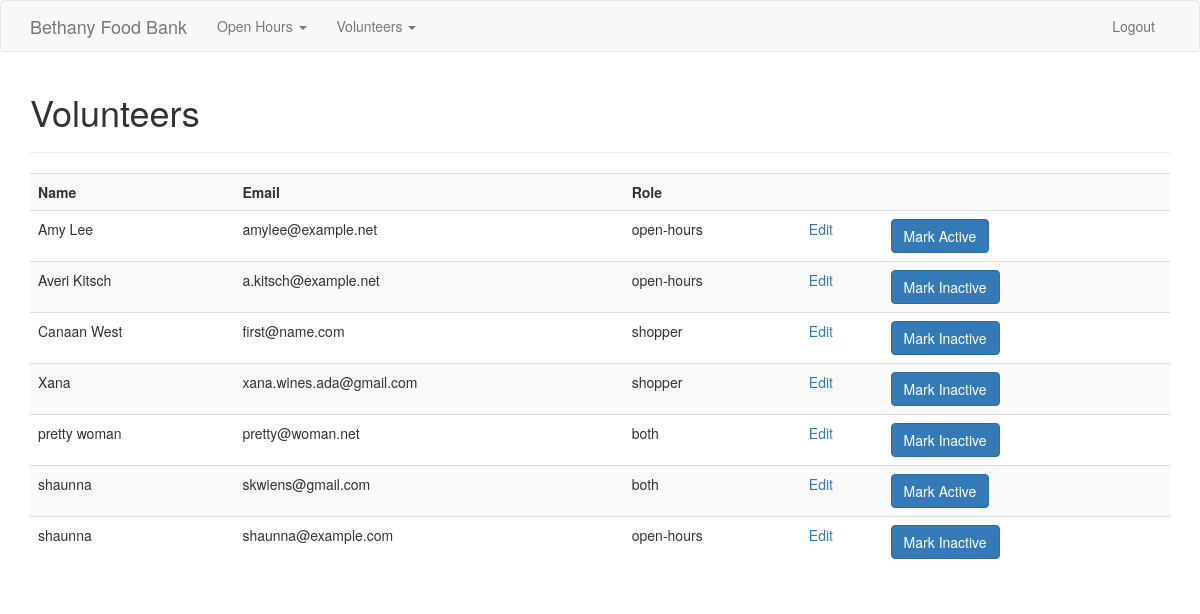
The app's page /volunteers/ (signed in), older data.
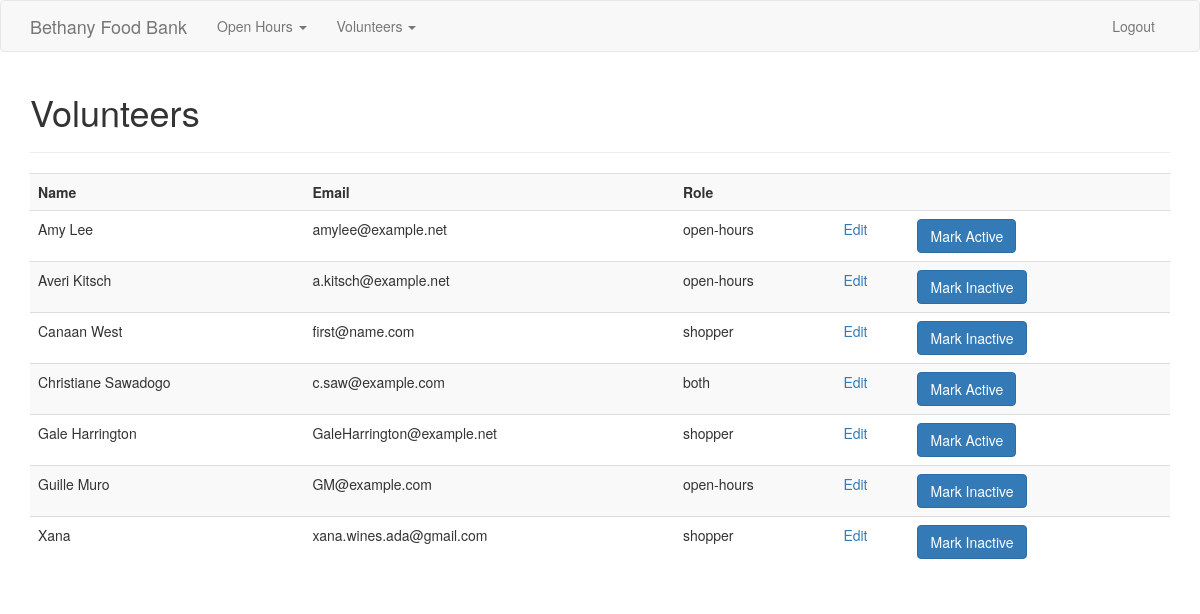
The same page, newer data.
### app/models.py (models this page shows, shortened)
class Volunteer(db.Model):
    id = db.Column(db.Integer(), primary_key=True)
    name = db.Column(db.String(100), unique=True)
    role = db.Column(db.String(50))
    email = db.Column(db.String(255), nullable=False)
    active = db.Column(db.Boolean)
    openhours = db.relationship('Openhour', secondary=openhour_volunteers, backref='ohvolunteers', lazy='subquery')
    openhour_shoppers = db.relationship('Openhour', secondary=openhour_shoppers, backref='ohshoppers', lazy='subquery')
    notes = db.relationship('Note', backref='openhour', lazy=True)

### app/volunteers/views.py (the view)
@volunteers_blueprint.route('/', methods=['GET', 'POST'])
@admin_logged_in
def index():
    if request.method == 'POST':
        volid = request.form['id']
        volunteer = Volunteer.query.get(volid)
        if request.form['submit'] == 'Mark Active':
            volunteer.active = True
            flash('Volunteer %s status changed to Active' % volunteer.name, 'success')
        elif request.form['submit'] == 'Mark Inactive':
            volunteer.active = False
            flash('Status of %s changed to Inactive' % volunteer.name, 'success')
        db.session.commit()
        return redirect(url_for('volunteers.index'))
    elif request.method == 'GET':
        volunteers = Volunteer.query.order_by(Volunteer.name.asc()).all()
        if volunteers:
            return render_template('volunteers.html', volunteers=volunteers)
        else:
            msg = 'No Volunteers Found'
            return render_template('volunteers.html', msg=msg)

### app/login_helpers.py (called while the page is built)
def admin_logged_in(f):
    @wraps(f)
    def wrap(*args, **kwargs):
        if 'user' in session and session['user']=='admin':
            return f(*args, **kwargs)
        else:
            flash('You must have admin privileges to complete this action', 'danger')
            return redirect(url_for('index'))
    return wrap

### app/volunteers/templates/volunteers.html (shortened to what this page needs)
{% extends 'layout.html' %}
{% block body %}
  <h1>Volunteers</h1>
  <hr>
  <table class="table table-striped">
    <tr>
      <th>Name</th>
      <th>Email</th>
      <th>Role</th>
      <th></th>
      <th></th>
      <th></th>
    </tr>
    {% for volunteer in volunteers %}
      <tr>
        <td>{{ volunteer.name }}</td>
        <td>{{ volunteer.email }}</td>
        <td>{{ volunteer.role }}</td>
        <td><a href="{{volunteer.id}}/edit">Edit</a></td>
        <td>
          <form action="" method="POST">
            {% if volunteer.active == True %}
              <input class="btn btn-primary" type="submit" name="submit" value="Mark Inactive" data={{volunteer.id}}/>
            {% else %}
              <input class="btn btn-primary" type="submit" name="submit" value="Mark Active" data={{volunteer.id}}/>
            {% endif %}
          </form>
        </td>
        <td></td>
      </tr>
    {% endfor %}
  </table>
{% endblock %}

### app/templates/layout.html (shortened to what this page needs)
<!DOCTYPE html>
<html>
  <head>
    <link rel="stylesheet" href="https://maxcdn.bootstrapcdn.com/bootstrap/3.3.7/css/bootstrap.min.css"/>
  </head>
  <body>
    {% include 'includes/_navbar.html' %}
    <div class="container">
      {% block body %}{% endblock %}
    </div>
  </body>
</html>

### app/templates/includes/_navbar.html (shortened to what this page needs)
<nav class="navbar navbar-default">
  <div class="container">
    <div class="navbar-header">
      <a class="navbar-brand" href="/">Bethany Food Bank</a>
    </div>
    <div class="collapse navbar-collapse" id="myNavbar">
      <ul class="nav navbar-nav">
        <li class="dropdown">
          <a class="dropdown-toggle" data-toggle="dropdown" href="#">Open Hours <span class="caret"></span></a>
        </li>
        <li class="dropdown">
          <a class="dropdown-toggle" data-toggle="dropdown" href="#">Volunteers <span class="caret"></span></a>
        </li>
      </ul>
      <ul class="nav navbar-nav navbar-right">
        {% if session.user %}
          <li><a href="/logout">Logout</a></li>
        {% else %}
          <li><a href="/users/login">Login</a></li>
        {% endif %}
      </ul>
    </div>
  </div>
</nav>

Row changes from the older to the newer data that the page shows:
removed Volunteer: name "shaunna", email "skwiens@gmail.com", role "both"
changed Volunteer "both": name "pretty woman" → "Christiane Sawadogo"; email "pretty@woman.net" → "c.saw@example.com"; submit "Mark Inactive" → "Mark Active"
added Volunteer: name "Gale Harrington", email "GaleHarrington@example.net", role "shopper"
changed Volunteer: name "shaunna" → "Guille Muro"; email "shaunna@example.com" → "GM@example.com"
shown differently, row unchanged: Volunteer "Xana": moves down the list
